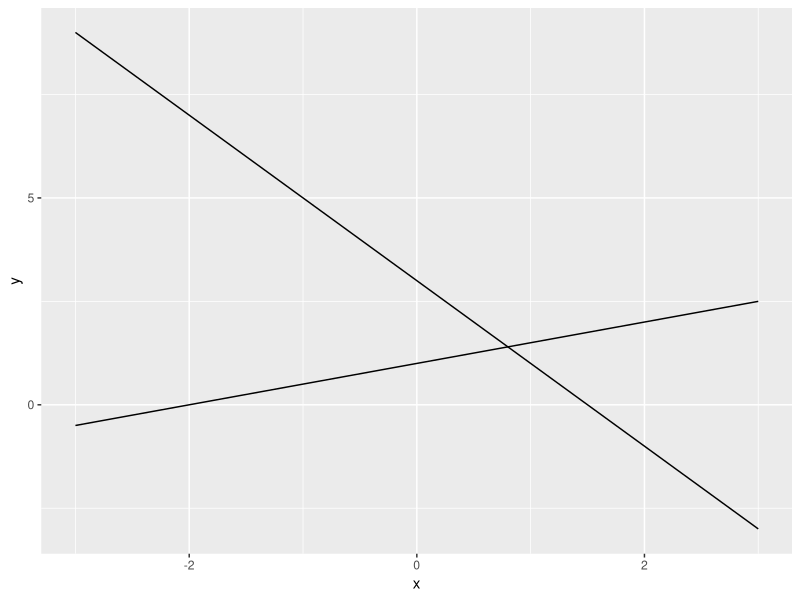
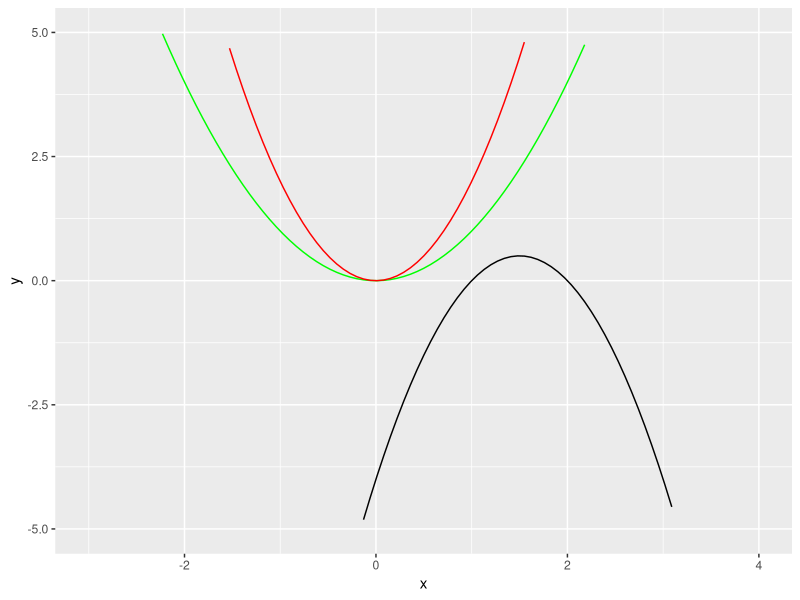
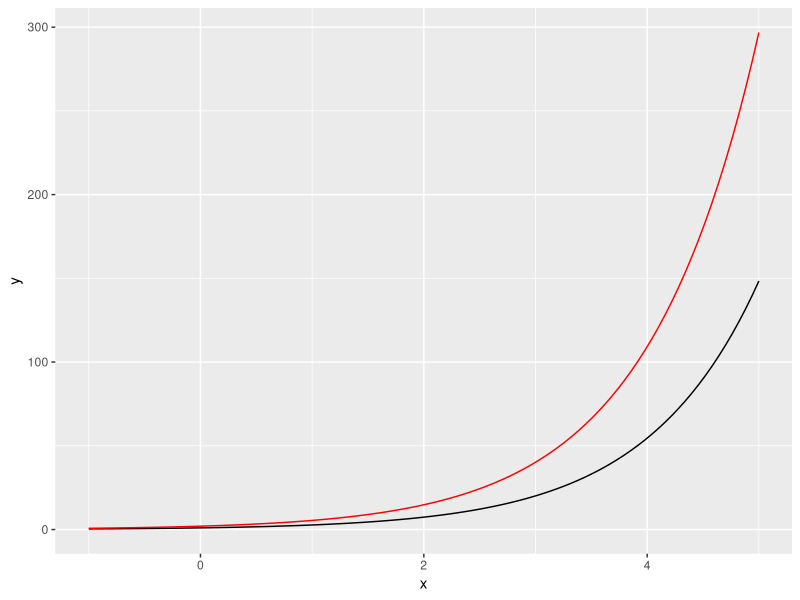
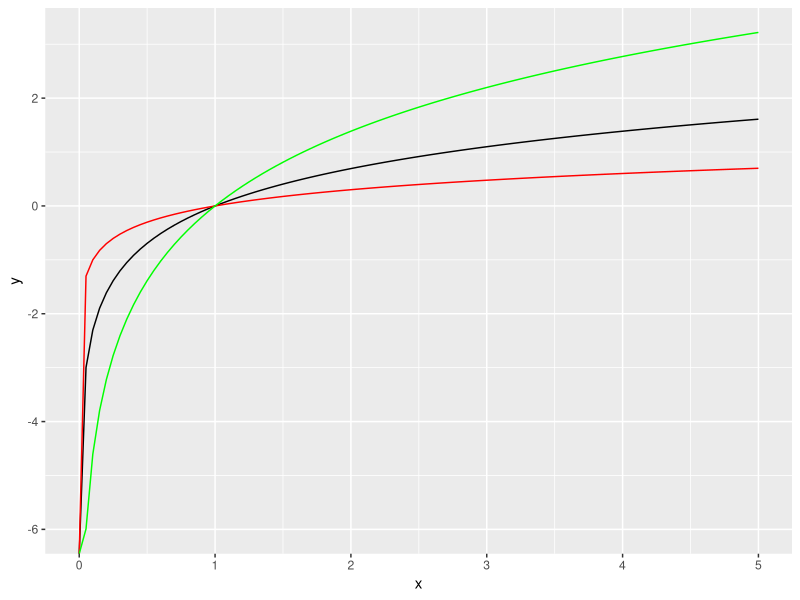
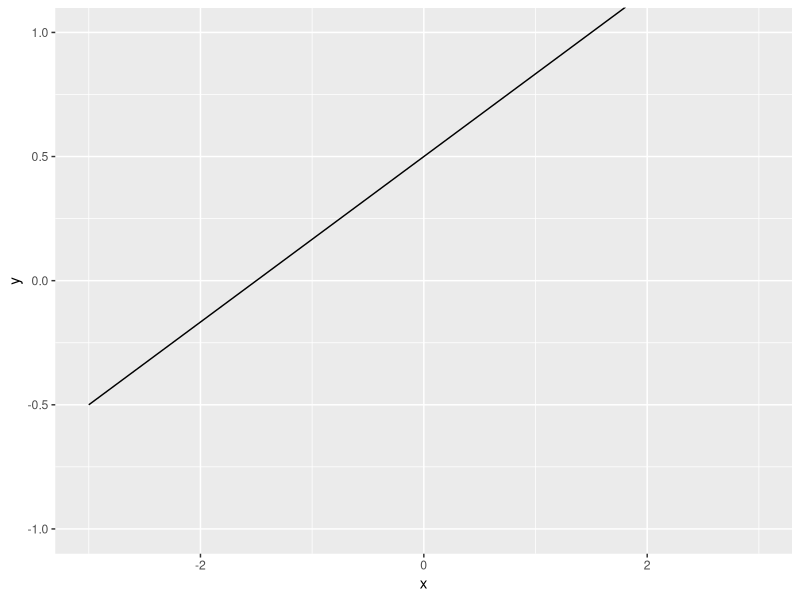

Reproduce these figures in R, in order.
## ---- chunk 1
library(ggplot2)
## ---- chunk 2
ggplot(data.frame(x = c(-3, 3)), aes(x)) +
  stat_function(fun = function(x) -2 * x + 3, geom = "line")  +
  stat_function(fun = function(x) (1 / 2) * x + 1)
## ---- chunk 3
ggplot(data.frame(x = c(-3, 4)), aes(x)) +
  stat_function(fun = function(x) x ^ 2, color = "green") +
  stat_function(fun = function(x) 2 * x ^ 2, color = "red") +
  stat_function(fun = function(x) -2 * x ^ 2 + 6 * x - 4) +
  ylim(c(-5, 5))
## ---- chunk 4
ggplot(data.frame(x = c(-1, 5)), aes(x)) +
  stat_function(fun = function(x) exp(x)) +
  stat_function(fun = function(x) 2 * exp(x), color = "red")
## ---- chunk 5
ggplot(data.frame(x = c(0, 5)), aes(x)) +
  stat_function(fun = function(x) log(x)) +
  stat_function(fun = function(x) log10(x), color = "red") +
  stat_function(fun = function(x) 2 * log(x), color = "green")
## ---- chunk 6
ggplot(data.frame(x = c(-3, 3)), aes(x)) +
  stat_function(fun = function(x) (1 / 3) * x + 0.5, geom = "line") +
  coord_cartesian(ylim = c(-1, 1))
